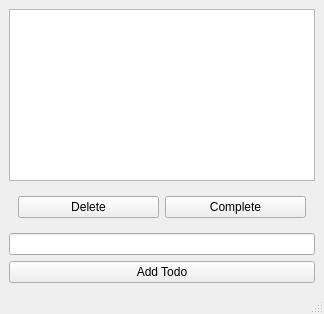
<?xml version="1.0" encoding="UTF-8"?>
<ui version="4.0">
 <class>MainWindow</class>
 <widget class="QMainWindow" name="MainWindow">
  <property name="geometry">
   <rect>
    <x>0</x>
    <y>0</y>
    <width>324</width>
    <height>314</height>
   </rect>
  </property>
  <property name="windowTitle">
   <string>Todo</string>
  </property>
  <widget class="QWidget" name="centralwidget">
   <layout class="QVBoxLayout" name="verticalLayout">
    <item>
     <widget class="QListView" name="todoView">
      <property name="selectionMode">
       <enum>QAbstractItemView::SingleSelection</enum>
      </property>
     </widget>
    </item>
    <item>
     <widget class="QWidget" name="widget" native="true">
      <layout class="QHBoxLayout" name="horizontalLayout">
       <item>
        <widget class="QPushButton" name="deleteButton">
         <property name="text">
          <string>Delete</string>
         </property>
        </widget>
       </item>
       <item>
        <widget class="QPushButton" name="completeButton">
         <property name="text">
          <string>Complete</string>
         </property>
        </widget>
       </item>
      </layout>
     </widget>
    </item>
    <item>
     <widget class="QLineEdit" name="todoEdit"/>
    </item>
    <item>
     <widget class="QPushButton" name="addButton">
      <property name="text">
       <string>Add Todo</string>
      </property>
     </widget>
    </item>
   </layout>
  </widget>
  <widget class="QMenuBar" name="menubar">
   <property name="geometry">
    <rect>
     <x>0</x>
     <y>0</y>
     <width>324</width>
     <height>18</height>
    </rect>
   </property>
  </widget>
  <widget class="QStatusBar" name="statusbar"/>
 </widget>
 <resources/>
 <connections/>
</ui>
